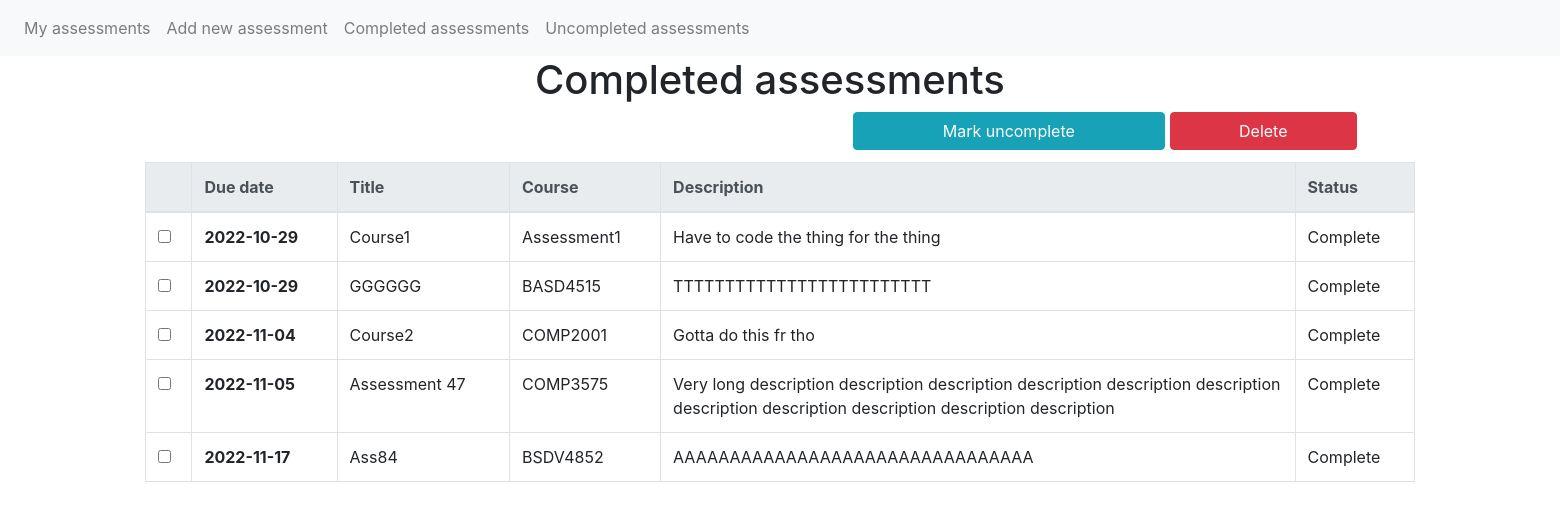
Page /complete on the earlier database version.
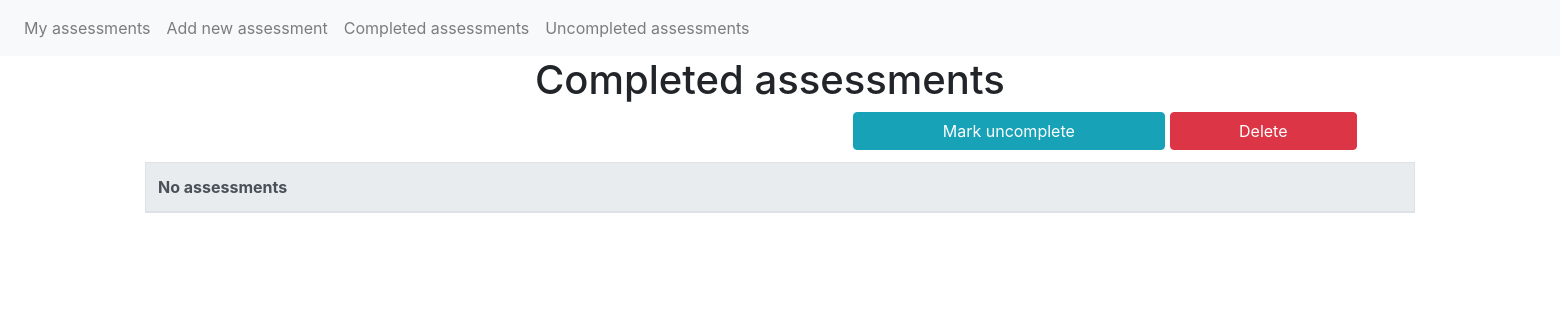
Same page on the later database version.
### app/models.py (models this page shows)
class Assessment(db.Model):
    id = db.Column(db.Integer, primary_key=True)
    title = db.Column(db.String(50))
    code = db.Column(db.String(20))
    deadline = db.Column(db.Date)
    description = db.Column(db.String(1000))
    complete = db.Column(db.Boolean)

### app/views.py (the view)
@app.route('/complete', methods=['GET', 'POST'])
def complete():
    return base('complete', collect_assessments(incomplete=False))

### app/views.py (called while the page is built)
def button_pressed(button):
    return button in request.form

def base(page, assessments):
    if button_pressed(f'{page}_button'):
        modify_selected(request.form[f'{page}_button']) # Button value corresponds to function name
        return redirect(url_for(page))
    return render_template(f'{page}.html', assessments=assessments)

def collect_assessments(complete=True, incomplete=True):
    return sorted([ass for ass in Assessment.query.all()
                   if ass.complete == complete
                   or ass.complete != incomplete], key=lambda x: x.deadline)

### app/templates/complete.html
{% extends "table.html" %}
{% block title %}
<h1>Completed assessments</h1>
{% endblock %}
{% block buttons %}
<button type="submit" name="complete_button" value="mark_uncomplete" class="btn btn-info offset-3 col-5">Mark
    uncomplete</button>
<button type="submit" name="complete_button" value="delete" class="btn btn-danger col-3">Delete</button>
{% endblock %}

### app/templates/table.html (shortened to what this page needs)
{% extends "base.html" %}
{% block content %}
<div class="container-fluid">
    <div class="row">
        <div class="col-12 offset-lg-4 offset-md-3">
            {% block title %}{% endblock %}
        </div>
    </div>
    <body>
        <form action="" method="post">
            <div class="row">
                <div class="col-lg-6 col-md-8 col-sm-12 offset-lg-5 offset-md-3 offset-sm-0" style="height: 50px">
                    {% block buttons %}{% endblock %}
                </div>
            </div>
            <div class="row">
                <div class="col-lg-10 col-md-12 col-sm-12 col-xs-12 offset-lg-1">
                    <table class="table table-hover table-bordered">
                        <thead class="thead-light">
                            {% if assessments|length == 0 %}
                            <tr>
                                <th scope="col">No assessments</th>
                            </tr>
                            {% else %}
                            <tr>
                                <th scope="col"></th>
                                <th scope="col">Due date</th>
                                <th scope="col">Title</th>
                                <th scope="col">Course</th>
                                <th class="col-lg-6 col-md-4 col-sm-2 col-xs-1">Description</th>
                                <th scope="col">Status</th>
                            </tr>
                            {% endif %}
                        </thead>
                        <tbody>
                            {% for ass in assessments %}
                            <tr>
                                <td><input type="checkbox" name="assessment_id" , value="{{ ass.id }}"></td>
                                <th scope=" row">{{ ass.deadline }}</th>
                                <td>{{ ass.title }}</td>
                                <td>{{ ass.code }}</td>
                                <td>{{ ass.description }}</td>
                                <td>
                                    {% if ass.complete %}
                                    Complete
                                    {% else %}
                                    Uncomplete
                                    {% endif %}
                                </td>
                            </tr>
                            {% endfor %}
                        </tbody>
                    </table>
                </div>
        </form>
    </body>
</div>
{% endblock %}

Differences in the rows shown:
no longer on this page (row edited): Assessment: deadline "2022-10-29", title "Course1", code "Assessment1", description "Have to code the thing for the thing", complete "Complete"
removed Assessment: deadline "2022-10-29", title "GGGGGG", code "BASD4515", description "TTTTTTTTTTTTTTTTTTTTTTTTT", complete "Complete"
no longer on this page (row edited): Assessment: deadline "2022-11-04", title "Course2", code "COMP2001", description "Gotta do this fr tho", complete "Complete"
removed Assessment: deadline "2022-11-05", title "Assessment 47", code "COMP3575", description "Very long description description description description description description description description description description description", complete "Complete"
removed Assessment: deadline "2022-11-17", title "Ass84", code "BSDV4852", description "AAAAAAAAAAAAAAAAAAAAAAAAAAAAAAAA", complete "Complete"
Other differences:
text no longer shown: "Due date Title Course Description Status"
text now shown: "No assessments"
